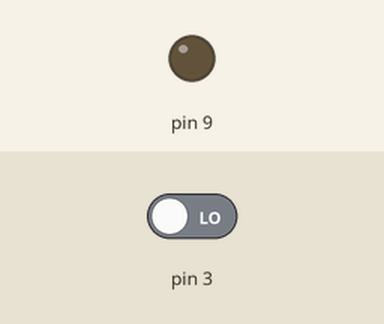
Bench run of a sketch on a simulated Arduino Uno, built with avr-gcc and run on an emulated ATmega328P. Parts: output pins drawn as LEDs (lit = HIGH). Dashed ring = blinking. Inputs (shaded band) come from the test bench; at power-on: pin 3 LOW.

Above: at 1.2 s.
1.3 s: pin 3 driven HIGH
At 1.85 s:
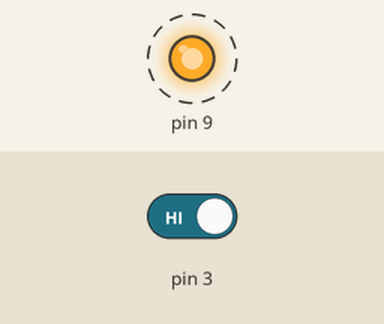
4.3 s: pin 3 driven LOW
At 4.7 s:
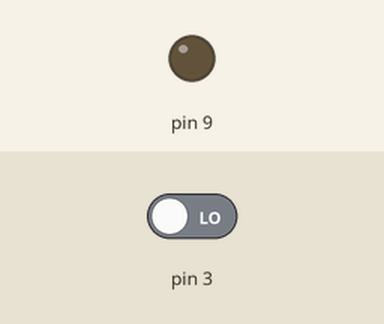
Timing chart, 0 to 7.3 s (numbered marks = the images above; inputs shaded):
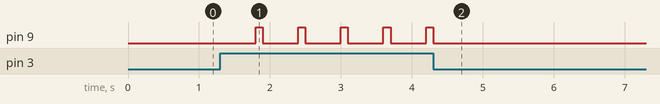

The sketch:

sensoreDiMovimento.ino
```cpp
void setup() {
  pinMode (9, OUTPUT);
  pinMode(3, INPUT);
}

void loop() {
  if (digitalRead(3)== HIGH){
  digitalWrite (9, LOW);
  delay(500);
  digitalWrite(9, HIGH);
  delay(100);
  }else  {
    digitalWrite (9, LOW);
  }
}
```

Measured:
- after the input at 1.3 s, pin 9: alternates HIGH for 0.10 s and LOW for 0.50 s, starting after 0.50 s
- after the input at 4.3 s, pin 9: goes on until 4.3 s, then stays LOW
